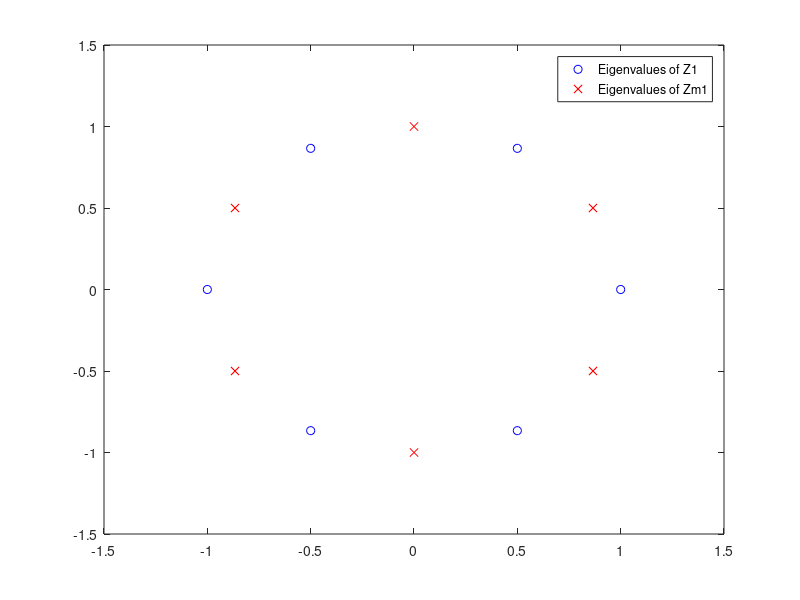

MATLAB code for this plot: (Note: this script raises an error after producing the figure.)
%% Solving a Toeplitz linear system
%

%% Toeplitz matrices
%
% Toeplitz matrices are matrices with constant diagonal elements; they are
% completely determined by the first column and row, and indeed there is a
% MATLAB function that generates the full matrix starting by this
% information. We can generate such matrix by constructing a random column
% and row as follows:

n = 6;
c = randn(n, 1);
r = randn(1, n);
c(1) = r(1); 

T = toeplitz(c, r)

%%
% Note that we have forced the first element of the vectors C and R to be
% equal, to make sure that matrix is well-defined. Suppose that we want to
% solve a linear system with a Toeplitz matrix: $Tx = b$. 
%
% For small scale systems, we can rely on the MATLAB backslash operator:

b = randn(n, 1);
x = T \ b;

%%
% However, this scales cubically, and given the particular structure of the
% matrices it is natural to ask if a more efficient method might be
% developed. 
%
% This example presents the construction of the superfast Toeplitz solver
% introduced in [2]. 

%% Displacement equation
%
% The first step in this direction is to note that a Toeplitz matrix $T$
% satisfies the displacement equation $Z_1 T - T Z_{-1} = F$
% where $Z_x$ is the matrix defined as follows:
%
% $$ Z_x := \left[ \begin{array}{cccc}
%    &&& x \\
%    1 &&& \\
%    & \ddots \\
%    && 1 \\
%  \end{array} \right]
% $$
%
% and $F$ is a matrix with just the first row and the last column which are
% non-zero. We can verify this directly:
%

Z1 = eye(n); Z1 = Z1(:,[2:n,1]);
Zm1 = Z1; Zm1(1,end) = -1;
F = Z1 * T - T * Zm1

%%
% Given the special structure of $F$, it has rank (at most) $2$, and 
% we can represent it as $UV^T$ where $U, V$ are the $n \times 2$ matrices 
% defined as follows:

U = [ 1 , 2*c(1) ; zeros(n-1,1) , c(2:n) + r(n:-1:2).' ];
V = [ c(n:-1:2) - r(2:n).' , zeros(n-1,1) ; 0 , 1 ];

norm(F - U*V.')

%%
% We can modify the displacement relation to transform the Toeplitz matrix
% in another matricx that has a particular structure. Let $\Omega_n$
% denote the matrix of the Fourier transform, scaled to be unitary. Then,
% since $Z_1$ is circulant, $\Omega_n Z_1 \Omega_n^*$ is diagonal, and in
% particular it has the $n$-th roots of the unity on the diagonal. We call
% such matrix $D_1$. 
%
% Here we use the fact that the Fourier matrix as implemented in MATLAB 
% can be obtained by properly flipping a Vandermonde matrix with the roots
% of the unity as nodes. 

Omega = sqrt(n) \ rot90(vander(exp(2i*pi/n.*(1:n))), 2);
D1 = Omega * Z1 * Omega';

%%
% In a similar fashion, if we define $D_0 = \mathrm{diag}(1, \omega_{2n},
% \ldots, \omega_{2n}^{n-1})$, where $\omega_{2n}$ is $e^{\frac{i\pi}{n}}$,
% we have the relation $\Omega_n D_0 Z_{-1} D_0^* \Omega_n^* = D_{-1}$, where 
% $D_{-1} = \omega_{2n} D_1$. 

om = exp(1i * pi / n);
D0 = diag(om.^(0:n-1));
Dm1 = Omega * D0 * Zm1 * D0' * Omega';

%%
% Let us check the eigenvalues of the matrices $Z_1$ and $Z_{-1}$.
% Together, they constitute the $2n$-th roots of the unity. 

plot(real(diag(D1)),  imag(diag(D1)),  'bo', ...
	 real(diag(Dm1)), imag(diag(Dm1)), 'rx');
legend('Eigenvalues of Z1', 'Eigenvalues of Zm1');


%% A superfast algorithm
%
% We now exploit the displacement relation to develop a superfast
% algorithm. To test it, we are going to need a larger example, so we
% regenerate our data with a larger n, but not too large so we will be able
% to verify our computations. 

n = 4096;
c = randn(n, 1); r = randn(1, n); c(1) = r(1); 
T = toeplitz(c, r);
b = randn(n, 1);

d0 = exp(1i * pi / n .* (0 : n - 1));
d1  = d0.^2;
dm1 = exp(1i * pi / n) * d1;

U = [ 1 , 2*r(1) ; zeros(n-1, 1), r(end:-1:2).' + c(2:end) ];
V = [ conj(c(end:-1:2)) - r(2:end)' , zeros(n-1,1) ; 0 1 ];

%%
% Multiplying the displacement relation from the left by $\Omega_n$ and
% from the right by $D_0^* \Omega_n^*$ yields the new relation
%
% $$
%  D_1 C - C D_{-1} = GF^T
% $$
% where $G,F$ can be defined as $G = \Omega_n U$ and 
% $F = \overline{\Omega_n} D_0^* V$, and $C = \Omega_n T D_0^* \Omega_n^*$.
% 

%% 
% The previous relation tells us that the matrix $C$ has a Cauchy-like
% structure; since the coefficients of the displacement equation are 
% diagonal, we can explicitly write its entries as:
%
% $$ 
%   \displaystyle C_{ij} = \frac{G_i H_j^T}{\omega_{2n}^{2(i-1)} - \omega_{2n}^{2j-1)}}
% $$
%
% It turns out that the off-diagonal blocks of $C$ are Cauchy matrices
% involving nodes contained in separated domains, so we expect them to be
% numerically low-rank [1]. 
% 
% Since its entries are explicitly available, and we can use the expression
% $C = \Omega_n T D_0 \Omega_n^*$ to implement a fact vector product with
% $C$ and $C^T$ relying on the fast toeplitz product using the FFT, we
% can use the HSS constructor to build the HSS representation of $C$. 
%
% To avoid implementing the matrix-vector product, we can also rely on the
% HODLR constructor that using Adaptive Cross Approximation only requires
% the matrix evaluation at an index (i,j). 

Gh = ifft(U) * sqrt(n);
Fh = ifft((d0.' * ones(1, 2)) .* V) * sqrt(n);

C = hodlr2hss(hodlr('handle', ...
	@(i,j) (Gh(i, :) * Fh(j, :)') ./ (d1(i).' - dm1(j)), n, n));

%% 
% Now, we can solve the linear system with $T$ by inverting the relation
% and writing $T = \Omega_n^* C \Omega_n D_0$, which yields

z = ifft(b);
y = C \ z;
x = d0' .* fft(y);

%%
% As a final test, we check the accuracy of the solution (that should be
% compared with $\| T \|_2$, which we do not test because it might be
% expensive).
norm(T * x - b)

%%
% The algorithm described here is implemented using the randomized
% constructor in place of ACA in the function TOEPLITZ_SOLVE, which is
% included the toolbox. 

%% References
%
% [1] Beckermann, Bernhard, and Alex Townsend. "Bounds on the Singular 
%     Values of Matrices with Displacement Structure." SIAM Review 61.2 
%     (2019): 319-344.
% 
% [1] Xia, Jianlin, Yuanzhe Xi, and Ming Gu. "A superfast structured solver 
%   for Toeplitz linear systems via randomized sampling." SIAM Journal on 
%   Matrix Analysis and Applications 33.3 (2012): 837-858.